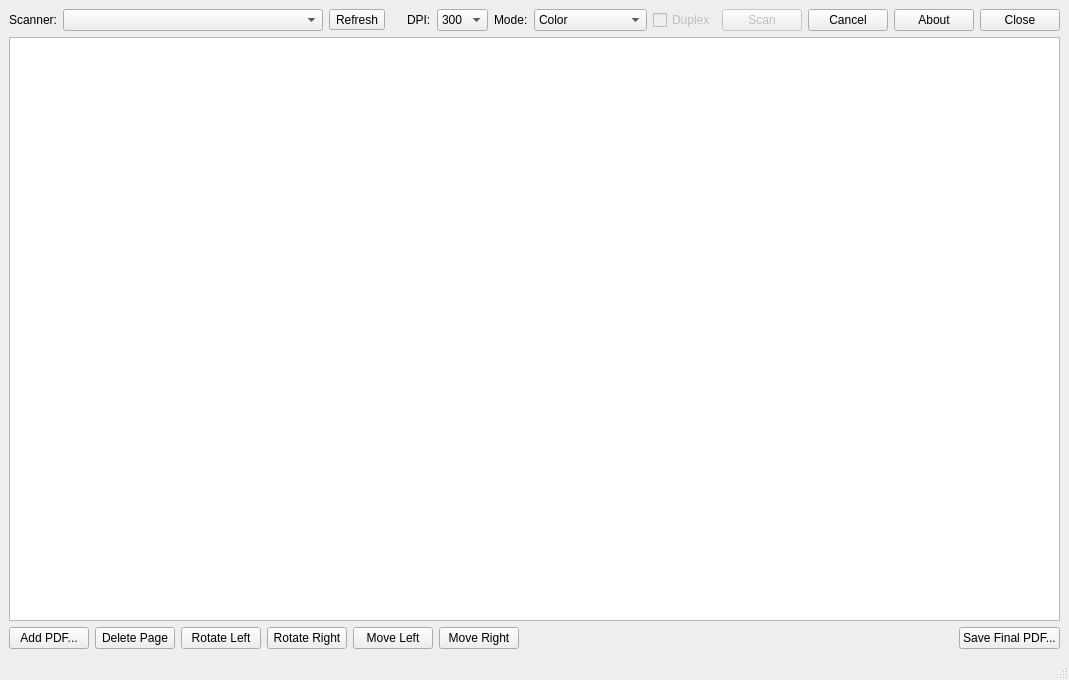
<?xml version="1.0" encoding="UTF-8"?>
<!--
  TiScannUtility - scan, rearrange, rotate and merge pages into a final PDF.
  Copyright (C) 2026 Giuseppe Marco Randazzo <gmrandazzo@gmail.com>

  This program is free software: you can redistribute it and/or modify
  it under the terms of the GNU Affero General Public License as published by
  the Free Software Foundation, either version 3 of the License, or
  (at your option) any later version.
-->
<ui version="4.0">
 <class>MainWindow</class>
 <widget class="QMainWindow" name="MainWindow">
  <property name="geometry">
   <rect>
    <x>0</x>
    <y>0</y>
    <width>960</width>
    <height>680</height>
   </rect>
  </property>
  <property name="windowTitle">
   <string>TiScannUtility</string>
  </property>
  <widget class="QWidget" name="centralwidget">
   <layout class="QVBoxLayout" name="verticalLayout">
    <item>
     <layout class="QHBoxLayout" name="topLayout">
      <item>
       <widget class="QLabel" name="scannerLabel">
        <property name="text">
         <string>Scanner:</string>
        </property>
       </widget>
      </item>
      <item>
       <widget class="QComboBox" name="deviceCombo">
        <property name="minimumSize">
         <size>
          <width>260</width>
          <height>0</height>
         </size>
        </property>
       </widget>
      </item>
      <item>
       <widget class="QToolButton" name="refreshBtn">
        <property name="text">
         <string>Refresh</string>
        </property>
       </widget>
      </item>
      <item>
       <spacer name="topSpacer">
        <property name="orientation">
         <enum>Qt::Horizontal</enum>
        </property>
        <property name="sizeType">
         <enum>QSizePolicy::Fixed</enum>
        </property>
        <property name="sizeHint" stdset="0">
         <size>
          <width>16</width>
          <height>20</height>
         </size>
        </property>
       </spacer>
      </item>
      <item>
       <widget class="QLabel" name="dpiLabel">
        <property name="text">
         <string>DPI:</string>
        </property>
       </widget>
      </item>
      <item>
       <widget class="QComboBox" name="dpiCombo">
        <property name="currentIndex">
         <number>1</number>
        </property>
        <item>
         <property name="text">
          <string>150</string>
         </property>
        </item>
        <item>
         <property name="text">
          <string>300</string>
         </property>
        </item>
        <item>
         <property name="text">
          <string>600</string>
         </property>
        </item>
       </widget>
      </item>
      <item>
       <widget class="QLabel" name="modeLabel">
        <property name="text">
         <string>Mode:</string>
        </property>
       </widget>
      </item>
      <item>
       <widget class="QComboBox" name="modeCombo">
        <item>
         <property name="text">
          <string>Color</string>
         </property>
        </item>
        <item>
         <property name="text">
          <string>Grayscale</string>
         </property>
        </item>
        <item>
         <property name="text">
          <string>Black &amp;&amp; White</string>
         </property>
        </item>
       </widget>
      </item>
      <item>
       <widget class="QCheckBox" name="duplexCheck">
        <property name="enabled">
         <bool>false</bool>
        </property>
        <property name="text">
         <string>Duplex</string>
        </property>
       </widget>
      </item>
      <item>
       <spacer name="topStretch">
        <property name="orientation">
         <enum>Qt::Horizontal</enum>
        </property>
        <property name="sizeHint" stdset="0">
         <size>
          <width>40</width>
          <height>20</height>
         </size>
        </property>
       </spacer>
      </item>
      <item>
       <widget class="QPushButton" name="scanBtn">
        <property name="enabled">
         <bool>false</bool>
        </property>
        <property name="text">
         <string>Scan</string>
        </property>
        <property name="default">
         <bool>true</bool>
        </property>
       </widget>
      </item>
      <item>
       <widget class="QPushButton" name="cancelBtn">
        <property name="visible">
         <bool>false</bool>
        </property>
        <property name="text">
         <string>Cancel</string>
        </property>
       </widget>
      </item>
      <item>
       <widget class="QPushButton" name="aboutBtn">
        <property name="text">
         <string>About</string>
        </property>
       </widget>
      </item>
      <item>
       <widget class="QPushButton" name="closeBtn">
        <property name="text">
         <string>Close</string>
        </property>
       </widget>
      </item>
     </layout>
    </item>
    <item>
     <widget class="QListWidget" name="list">
      <property name="viewMode">
       <enum>QListView::IconMode</enum>
      </property>
      <property name="resizeMode">
       <enum>QListView::Adjust</enum>
      </property>
      <property name="movement">
       <enum>QListView::Snap</enum>
      </property>
      <property name="wrapping">
       <bool>true</bool>
      </property>
      <property name="spacing">
       <number>8</number>
      </property>
      <property name="iconSize">
       <size>
        <width>180</width>
        <height>360</height>
       </size>
      </property>
      <property name="gridSize">
       <size>
        <width>220</width>
        <height>420</height>
       </size>
      </property>
      <property name="dragDropMode">
       <enum>QAbstractItemView::InternalMove</enum>
      </property>
      <property name="defaultDropAction">
       <enum>Qt::MoveAction</enum>
      </property>
      <property name="selectionMode">
       <enum>QAbstractItemView::ExtendedSelection</enum>
      </property>
     </widget>
    </item>
    <item>
     <layout class="QHBoxLayout" name="opsLayout">
      <item>
       <widget class="QPushButton" name="addPdfBtn">
        <property name="text">
         <string>Add PDF...</string>
        </property>
       </widget>
      </item>
      <item>
       <widget class="QPushButton" name="delBtn">
        <property name="text">
         <string>Delete Page</string>
        </property>
       </widget>
      </item>
      <item>
       <widget class="QPushButton" name="rotLBtn">
        <property name="text">
         <string>Rotate Left</string>
        </property>
       </widget>
      </item>
      <item>
       <widget class="QPushButton" name="rotRBtn">
        <property name="text">
         <string>Rotate Right</string>
        </property>
       </widget>
      </item>
      <item>
       <widget class="QPushButton" name="moveLBtn">
        <property name="text">
         <string>Move Left</string>
        </property>
       </widget>
      </item>
      <item>
       <widget class="QPushButton" name="moveRBtn">
        <property name="text">
         <string>Move Right</string>
        </property>
       </widget>
      </item>
      <item>
       <spacer name="opsStretch">
        <property name="orientation">
         <enum>Qt::Horizontal</enum>
        </property>
        <property name="sizeHint" stdset="0">
         <size>
          <width>40</width>
          <height>20</height>
         </size>
        </property>
       </spacer>
      </item>
      <item>
       <widget class="QPushButton" name="saveBtn">
        <property name="text">
         <string>Save Final PDF...</string>
        </property>
       </widget>
      </item>
     </layout>
    </item>
   </layout>
  </widget>
  <widget class="QStatusBar" name="statusbar"/>
 </widget>
 <connections>
  <connection>
   <sender>scanBtn</sender>
   <signal>clicked()</signal>
   <receiver>MainWindow</receiver>
   <slot>onScan()</slot>
  </connection>
  <connection>
   <sender>cancelBtn</sender>
   <signal>clicked()</signal>
   <receiver>MainWindow</receiver>
   <slot>onCancel()</slot>
  </connection>
  <connection>
   <sender>addPdfBtn</sender>
   <signal>clicked()</signal>
   <receiver>MainWindow</receiver>
   <slot>onAddPdf()</slot>
  </connection>
  <connection>
   <sender>delBtn</sender>
   <signal>clicked()</signal>
   <receiver>MainWindow</receiver>
   <slot>onDeleteSelected()</slot>
  </connection>
  <connection>
   <sender>rotLBtn</sender>
   <signal>clicked()</signal>
   <receiver>MainWindow</receiver>
   <slot>onRotateLeft()</slot>
  </connection>
  <connection>
   <sender>rotRBtn</sender>
   <signal>clicked()</signal>
   <receiver>MainWindow</receiver>
   <slot>onRotateRight()</slot>
  </connection>
  <connection>
   <sender>moveLBtn</sender>
   <signal>clicked()</signal>
   <receiver>MainWindow</receiver>
   <slot>onMoveLeft()</slot>
  </connection>
  <connection>
   <sender>moveRBtn</sender>
   <signal>clicked()</signal>
   <receiver>MainWindow</receiver>
   <slot>onMoveRight()</slot>
  </connection>
  <connection>
   <sender>saveBtn</sender>
   <signal>clicked()</signal>
   <receiver>MainWindow</receiver>
   <slot>onSave()</slot>
  </connection>
  <connection>
   <sender>aboutBtn</sender>
   <signal>clicked()</signal>
   <receiver>MainWindow</receiver>
   <slot>onAbout()</slot>
  </connection>
  <connection>
   <sender>closeBtn</sender>
   <signal>clicked()</signal>
   <receiver>MainWindow</receiver>
   <slot>onClose()</slot>
  </connection>
 </connections>
 <slots>
  <slot>onScan()</slot>
  <slot>onCancel()</slot>
  <slot>onAddPdf()</slot>
  <slot>onDeleteSelected()</slot>
  <slot>onRotateLeft()</slot>
  <slot>onRotateRight()</slot>
  <slot>onMoveLeft()</slot>
  <slot>onMoveRight()</slot>
  <slot>onSave()</slot>
  <slot>onAbout()</slot>
  <slot>onClose()</slot>
 </slots>
</ui>
